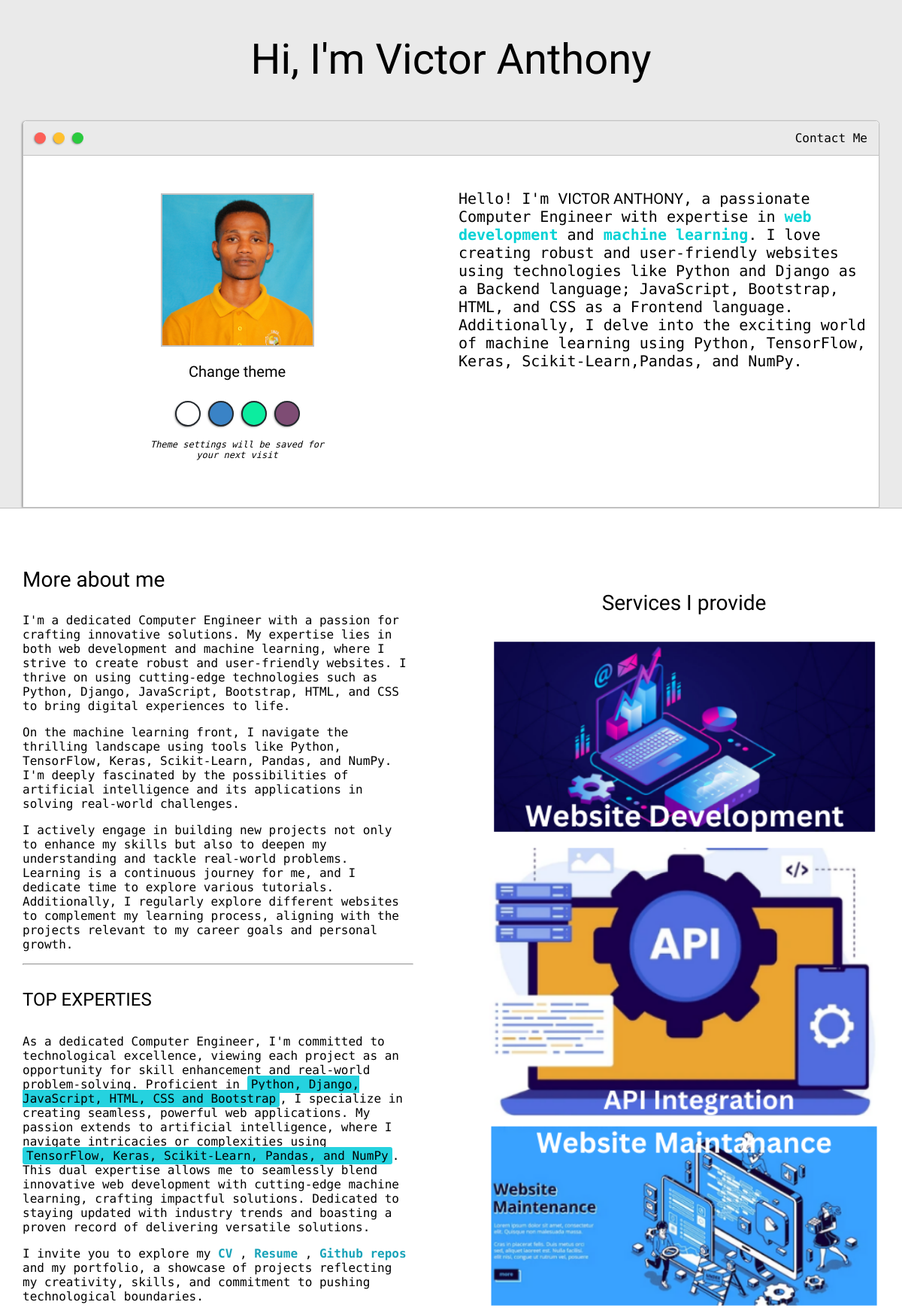
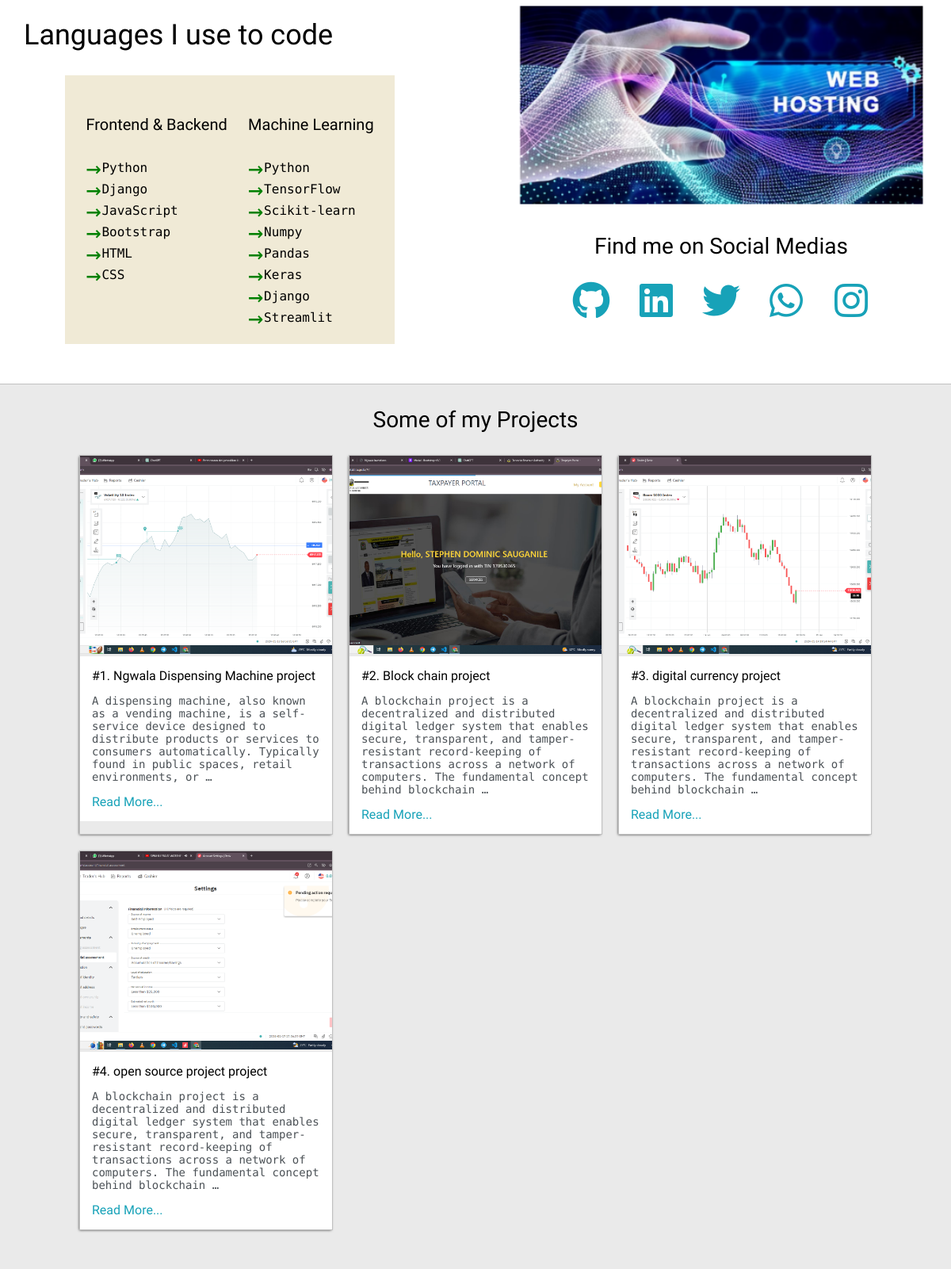
The page / (upper part) on the database its author committed (2 pictures, top to bottom).
### portfolio/models.py (models this page shows, shortened)
class Project(models.Model):
    project_title = models.CharField(max_length=255)
    thumbnail = models.ImageField(upload_to='projects/thumbnails/')
    description = models.TextField()

### portfolio/views.py (the view)
# urls.py: path('', views.home, name='home'),
def home(request):
    projects = Project.objects.all()
    return render(request, 'home.html', {'projects': projects})

### portfolio/templates/home.html (shortened to what this page needs)
{% load static %}
<!DOCTYPE html>
<html lang="en">
    <head>
        <link rel="stylesheet" type="text/css" href="https://cdn.jsdelivr.net/npm/slick-carousel@1.8.1/slick/slick.css"/>
        <link rel="stylesheet" type="text/css" href="https://cdn.jsdelivr.net/npm/slick-carousel@1.8.1/slick/slick-theme.css"/>
        <link rel="stylesheet" type="text/css" href="{% static 'css/default.css' %}">
        <link rel="stylesheet" type="text/css" id="theme-style" href="{% static '' %}">
    </head>
    <body>
        <section class="s1">
            <div class="main-container">
                <div class="greeting-wrapper">
                    <h1>Hi, I'm Victor Anthony</h1>
                </div>
                <div class="intro-wrapper">
                    <div class="nav-wrapper">
                        <div class="dots-wrapper">
                            <div id="dot-1" class="browser-dot"></div>
                            <div id="dot-2" class="browser-dot"></div>
                            <div id="dot-3" class="browser-dot"></div>
                        </div>
                        <ul id="navigation">
                            <li><a href="#get-intouch-with-me">Contact Me</a></li>
                        </ul>
                    </div>
                    <div class="left-column">
                        <img id="profile_pic" src="{% static 'images/passport.jpg' %}" alt="">
                        <h5 class="thm-change">Change theme</h5>
                        <div id="theme-options-wrapper">
                            <div data-mode="light" id="light-mode" class="theme-dot"></div>
                            <div data-mode="blue" id="blue-mode" class="theme-dot"></div>
                            <div data-mode="green" id="green-mode" class="theme-dot"></div>
                            <div data-mode="purple" id="purple-mode" class="theme-dot"></div>
                        </div>
                        <p id="settings-note">Theme settings will be saved for <br> your next visit</p>
                    </div>
                    <div id="introduction">
                        <p style="font-size: 20px; margin: 5px; padding: 5px; padding-top: 40px;">
                            Hello! I'm <strong>VICTOR ANTHONY</strong>, a passionate Computer Engineer with expertise in
                            <b style="color: rgb(3, 210, 213);">web development</b> and
                            <b style="color: rgb(3, 210, 213);">machine learning</b>. I love creating
                            robust and user-friendly websites using technologies like Python and Django as a Backend language;
                            JavaScript, Bootstrap, HTML, and CSS as a Frontend language. Additionally, I delve into the exciting world of
                            machine learning using Python, TensorFlow, Keras, Scikit-Learn,Pandas, and NumPy.
                        </p>
                    </div>
                </div>
            </div>
        </section>
        <section class="s2">
            <div class="main-container">
                <div class="about-wrapper">
                    <div class="about-me">
                        <h3>More about me</h3>
                        <p>
                            I'm a dedicated Computer Engineer with a passion for crafting innovative solutions.
                            My expertise lies in both web development and machine learning, where I strive to create robust
                            and user-friendly websites. I thrive on using cutting-edge technologies such as Python, Django,
                            JavaScript, Bootstrap, HTML, and CSS to bring digital experiences to life.
                        </p>
                        <p>
                            On the machine learning front, I navigate the thrilling landscape using tools like Python,
                            TensorFlow, Keras, Scikit-Learn, Pandas, and NumPy. I'm deeply fascinated by the possibilities
                            of artificial intelligence and its applications in solving real-world challenges.
                        </p>
                        <p>
                            I actively engage in building new projects not only to enhance my skills but also to deepen my
                            understanding and tackle real-world problems. Learning is a continuous journey for me, and I dedicate
                            time to explore various tutorials. Additionally, I regularly explore different websites to complement
                            my learning process, aligning with the projects relevant to my career goals and personal growth.
                        </p>
                        <hr>
                        <h4>TOP EXPERTIES</h4>
                        <p>
                            As a dedicated Computer Engineer, I'm committed to technological excellence,
                            viewing each project as an opportunity for skill enhancement and real-world problem-solving.
                             Proficient in <span class="highlight"> Python, Django, JavaScript, HTML, CSS and Bootstrap</span>, I specialize in creating seamless, powerful web applications.
                              My passion extends to artificial intelligence, where I navigate intricacies or complexities using <span class="highlight">TensorFlow, Keras,
                               Scikit-Learn, Pandas, and NumPy</span>. This dual expertise allows me to seamlessly blend innovative web development
                                with cutting-edge machine learning, crafting impactful solutions. Dedicated to staying updated with industry
                                 trends and boasting a proven record of delivering versatile solutions.
                        </p>
                        <p>
                            I invite you to explore my <a target="_blank" href="{% static 'pdf/MY CURRICULUM VITAE.pdf' %}"> <b>CV</b> </a>,
                            <a target="_blank" href="{% static 'pdf/MY CURRICULUM VITAE.pdf' %}"> <b>Resume</b> </a>,<a target="_blank" href="{% static 'pdf/MY CURRICULUM VITAE.pdf' %}"> <b>Github repos</b> </a> and my portfolio,
                             a showcase of projects reflecting my creativity, skills, and commitment to pushing technological boundaries.
                        </p>
                        <h2>Languages I use to code</h2>
                        <div id="skills">
                            <ul class="language-skills">
                                <h5>Frontend & Backend</h5>
                                <li>Python</li>
                                <li>Django</li>
                                <li>JavaScript</li>
                                <li>Bootstrap</li>
                                <li>HTML</li>
                                <li>CSS</li>
                            </ul>
                            <ul class="language-skills">
                                <h5>Machine Learning</h5>
                                <li>Python</li>
                                <li>TensorFlow</li>
                                <li>Scikit-learn</li>
                                <li>Numpy</li>
                                <li>Pandas</li>
                                <li>Keras</li>
                                <li>Django</li>
                                <li>Streamlit</li>
                            </ul>
                        </div>
                    </div>
                    <div class="social-links">
                        <h3>Services I provide</h3>
                        <img src="{% static 'images/Website Development.PNG' %}" id="social_media_image" alt="">
                        <img src="{% static 'images/API.PNG' %}" id="social_media_image" alt="">
                        <img src="{% static 'images/Website Maintanance (2).PNG' %}" id="social_media_image" alt="">
                        <img src="{% static 'images/web hosting.PNG' %}" id="social_media_image" alt="">
                        <h3>Find me on Social Medias</h3>
                        <a rel="noopener" title="github" href="https://www.github.com/afritechs/" target="_blank">
                            <i id="social-media-linking" class="fab fa-github fa-3x"></i>
                        </a>
                        <a rel="noopener" title="linkedin" href="https://www.linkedin.com/afritechs/" target="_blank">
                            <i id="social-media-linking" class="fab fa-linkedin fa-3x"></i>
                        </a>
                        <a rel="noopener" title="twitter" href="https://twitter.com/a__victor" target="_blank">
                            <i id="social-media-linking" class="fab fa-twitter fa-3x"></i>
                        </a>
                        <a rel="noopener" title="whatsapp" href="https://chat.whatsapp.com/B9LuiFeRjdGAVfkyYal1SN"
                            target="_blank">
                            <i id="social-media-linking" class="fab fa-whatsapp fa-3x"></i>
                        </a>
                        <a rel="noopener" title="instagram" href="https://www.instagram.com/victor__andrea/"
                            target="_blank">
                            <i id="social-media-linking" class="fab fa-instagram fa-3x"></i>
                        </a>
                    </div>
                </div>
            </div>
        </section>
        <section class="s1">
            <div class="main-container">
                <h3 class="text-alignment" id="some-of-my-projects">Some of my Projects</h3>
                <div class="post-wrapper">
                    {% for project in projects %}
                    <div class="post">
                        <img class="thumbnail" src="{{ project.thumbnail.url }}" alt="">
                        <div class="post-preview">
                            <h6 class="post-title">#{{project.id}}. {{ project.project_title }} project</h6>
                            <p class="post-intro">{{ project.description|truncatewords:30 }}</p>
                            <a class="read-more" href="{% url 'detail_page' project.id %}">Read More...</a>
                        </div>
                    </div>
                    {% endfor %}
                </div>
            </div>
        </section>
    </body>
</html>

### portfolio/static/css/default.css (style rules this page uses)
:root { --mainText:black; --secondaryText:#4b5156; --mainColor:#eaeaea; --secondaryColor:#fff; --borderColor:#c1c1c1; --themeDotBorder:#24292e; --previewBg:rgb(251, 249, 243, 0.8); --previewShadow:#f0ead6; --btnColor:black; --submitBtn:rgb(0, 47, 255); }
html, body { padding: 0; margin: 0; }
body * { transition: 0.3s; }
.text-alignment { text-align: center; }
.thm-change { text-align: center; line-height:0; }
h1, h2, h3, h4, h5, h6, strong { color: var(--mainText); font-family: 'Ubuntu', sans-serif; font-weight: 500; }
p, li, span, label, input, textarea { color: var(--mainText); font-family: 'Roboto Mono', monospace; }
a { text-decoration: none; color:#17a2b8 ; }
ul { list-style: none; }
h1 { font-size: 56px; }
h2 { font-size: 36px; }
h3 { font-size: 28px; }
h4 { font-size: 24px; }
h5 { font-size: 20px; }
h6 { font-size: 16px; }
.s1 { background-color: var(--mainColor); border-bottom:1px solid var(--borderColor); overflow: auto; }
.s2 { background-color: var(--secondaryColor); border-bottom:1px solid var(--borderColor); overflow: auto; }
.main-container { width: 1200px; margin:0 auto; }
.greeting-wrapper { display: grid; justify-content: center; min-height: 10em; text-align: center; }
.intro-wrapper { background-color: var(--secondaryColor); border: 1px solid var(--borderColor); border-radius: 5px 5px 0 0; -webkit-box-shadow: -1px 1px 3px -1px rgba(0,0,0,0.75); -moz-box-shadow: -1px 1px 3px -1px rgba(0,0,0,0.75); box-shadow: -1px 1px 3px -1px rgba(0,0,0,0.75); display: grid; grid-template-columns: 1fr 1fr; grid-template-areas: 'nav-wrapper nav-wrapper' 'left-column right-column' ; }
.nav-wrapper { border-radius: 5px 5px 0 0; grid-area:nav-wrapper ; border-bottom: 1px solid var(--borderColor); display: flex; justify-content: space-between; align-items: center; background-color: var(--mainColor); }
#navigation { margin: 0; padding: 10px; }
#navigation a { color: var(--mainText); }
#navigation li { display: inline-block; margin-right: 5px; margin-left: 5px; }
.dots-wrapper { display: flex; padding: 10px; }
#dot-1 { background-color: #FC6058; }
#dot-2 { background-color: #FEC02F; }
#dot-3 { background-color: #2ACA3E; }
.browser-dot { background-color: black; height: 15px; width: 15px; border-radius: 50%; margin: 5px; -webkit-box-shadow: -1px 1px 3px -1px rgba(0,0,0,0.75); -moz-box-shadow: -1px 1px 3px -1px rgba(0,0,0,0.75); box-shadow: -1px 1px 3px -1px rgba(0,0,0,0.75); }
.left-column { grid-area: left-column; padding-top: 50px; padding-bottom: 50px; }
#profile_pic { display: block; margin: 0 auto; height: 200px; width: 200px; object-fit: cover; border: 2px solid var(--borderColor); }
#theme-options-wrapper { display: flex; justify-content: center; }
.theme-dot { height: 30px; width: 30px; border-radius: 50%; background-color: black; margin: 5px; border: 2px solid var(--themeDotBorder); -webkit-box-shadow: -1px 1px 3px -1px rgba(0,0,0,0.75); -moz-box-shadow: -1px 1px 3px -1px rgba(0,0,0,0.75); box-shadow: -1px 1px 3px -1px rgba(0,0,0,0.75); cursor: pointer; }
#light-mode { background-color: #fff; }
#blue-mode { background-color: #3a83c6; }
#green-mode { background-color: hsl(159, 90%, 49%); }
#purple-mode { background-color: #7E4C74; }
#settings-note { font-size: 12px; font-style: italic; text-align: center; }
.about-wrapper { display:grid; grid-template-columns: repeat(auto-fit, minmax(320px, 1fr)); padding-top: 50px; padding-bottom: 50px; gap: 100px; }
#skills { display: flex; justify-content: space-evenly; background-color: var(--previewShadow); width: 80%; margin: 0 auto; }
#social_media_image { width: 100%; }
.social-links { display: inline-block; align-content: center; text-align: center; }
#social-media-linking { width: 15%; }
.post-wrapper { display: grid; grid-template-columns: repeat(auto-fit, 320px); gap: 20px; justify-content: center; padding-bottom: 50px; }
.post { border: 1px solid var(--borderColor); -webkit-box-shadow: -1px 1px 3px -1px rgba(0,0,0,0.75); -moz-box-shadow: -1px 1px 3px -1px rgba(0,0,0,0.75); box-shadow: -1px 1px 3px -1px rgba(0,0,0,0.75); }
.thumbnail { display: block; width: 100%; height: 250px; object-fit:cover; padding-bottom: 3px; }
.post-preview { background-color: #fff; padding: 15px; }
.post-title { color: black; margin: 0; }
.post-intro { color:#4b5156; font-size: 14px; }
.read-more { font-family: 'Ubuntu', sans-serif; }
@media screen and (max-width: 1200px) { .main-container { width: 95%; } }

### rows shown on the page
Project: thumbnail (picture), id "1", project_title "Ngwala Dispensing Machine", description "A dispensing machine, also known as a vending machine, is a self-service device designed to distribute products or services to consumers automatically. Typically found in public spaces, retail environments, or …"
Project: thumbnail (picture), id "2", project_title "Block chain", description "A blockchain project is a decentralized and distributed digital ledger system that enables secure, transparent, and tamper-resistant record-keeping of transactions across a network of computers. The fundamental concept behind blockchain …"
Project: thumbnail (picture), id "3", project_title "digital currency", description "A blockchain project is a decentralized and distributed digital ledger system that enables secure, transparent, and tamper-resistant record-keeping of transactions across a network of computers. The fundamental concept behind blockchain …"
Project: thumbnail (picture), id "4", project_title "open source project", description "A blockchain project is a decentralized and distributed digital ledger system that enables secure, transparent, and tamper-resistant record-keeping of transactions across a network of computers. The fundamental concept behind blockchain …"
